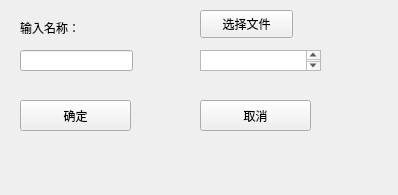
<?xml version="1.0" encoding="UTF-8"?>
<ui version="4.0">
 <class>Form</class>
 <widget class="QWidget" name="Form">
  <property name="geometry">
   <rect>
    <x>0</x>
    <y>0</y>
    <width>398</width>
    <height>195</height>
   </rect>
  </property>
  <property name="windowTitle">
   <string>Form</string>
  </property>
  <widget class="QPushButton" name="ok">
   <property name="geometry">
    <rect>
     <x>20</x>
     <y>100</y>
     <width>111</width>
     <height>31</height>
    </rect>
   </property>
   <property name="text">
    <string>确定</string>
   </property>
  </widget>
  <widget class="QPushButton" name="cancel">
   <property name="geometry">
    <rect>
     <x>200</x>
     <y>100</y>
     <width>111</width>
     <height>31</height>
    </rect>
   </property>
   <property name="text">
    <string>取消</string>
   </property>
  </widget>
  <widget class="QLineEdit" name="name">
   <property name="geometry">
    <rect>
     <x>20</x>
     <y>50</y>
     <width>113</width>
     <height>21</height>
    </rect>
   </property>
  </widget>
  <widget class="QLabel" name="label">
   <property name="geometry">
    <rect>
     <x>20</x>
     <y>20</y>
     <width>101</width>
     <height>16</height>
    </rect>
   </property>
   <property name="text">
    <string>输入名称：</string>
   </property>
  </widget>
  <widget class="QPushButton" name="pushButton_3">
   <property name="geometry">
    <rect>
     <x>200</x>
     <y>10</y>
     <width>93</width>
     <height>28</height>
    </rect>
   </property>
   <property name="text">
    <string>选择文件</string>
   </property>
  </widget>
  <widget class="QTextEdit" name="textEdit">
   <property name="geometry">
    <rect>
     <x>200</x>
     <y>50</y>
     <width>121</width>
     <height>21</height>
    </rect>
   </property>
  </widget>
 </widget>
 <resources/>
 <connections>
  <connection>
   <sender>cancel</sender>
   <signal>clicked()</signal>
   <receiver>Form</receiver>
   <slot>close()</slot>
   <hints>
    <hint type="sourcelabel">
     <x>274</x>
     <y>143</y>
    </hint>
    <hint type="destinationlabel">
     <x>297</x>
     <y>200</y>
    </hint>
   </hints>
  </connection>
 </connections>
</ui>
